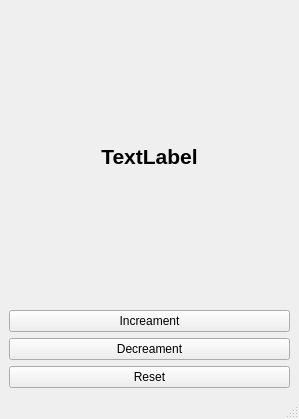
<?xml version="1.0" encoding="UTF-8"?>
<ui version="4.0">
 <class>MainWindow</class>
 <widget class="QMainWindow" name="MainWindow">
  <property name="geometry">
   <rect>
    <x>0</x>
    <y>0</y>
    <width>299</width>
    <height>419</height>
   </rect>
  </property>
  <property name="windowTitle">
   <string>MainWindow</string>
  </property>
  <widget class="QWidget" name="centralwidget">
   <layout class="QVBoxLayout" name="verticalLayout">
    <item>
     <widget class="QLabel" name="label">
      <property name="font">
       <font>
        <pointsize>16</pointsize>
        <weight>75</weight>
        <bold>true</bold>
       </font>
      </property>
      <property name="text">
       <string>TextLabel</string>
      </property>
      <property name="alignment">
       <set>Qt::AlignCenter</set>
      </property>
     </widget>
    </item>
    <item>
     <widget class="QPushButton" name="increament">
      <property name="text">
       <string>Increament</string>
      </property>
      <property name="icon">
       <iconset resource="resources.qrc">
        <normaloff>:/icons/plus.png</normaloff>:/icons/plus.png</iconset>
      </property>
     </widget>
    </item>
    <item>
     <widget class="QPushButton" name="decreament">
      <property name="text">
       <string>Decreament</string>
      </property>
      <property name="icon">
       <iconset resource="resources.qrc">
        <normaloff>:/icons/minus.png</normaloff>:/icons/minus.png</iconset>
      </property>
     </widget>
    </item>
    <item>
     <widget class="QPushButton" name="reset">
      <property name="text">
       <string>Reset</string>
      </property>
      <property name="icon">
       <iconset resource="resources.qrc">
        <normaloff>:/icons/bug.png</normaloff>:/icons/bug.png</iconset>
      </property>
     </widget>
    </item>
   </layout>
  </widget>
  <widget class="QMenuBar" name="menubar">
   <property name="geometry">
    <rect>
     <x>0</x>
     <y>0</y>
     <width>299</width>
     <height>22</height>
    </rect>
   </property>
  </widget>
  <widget class="QStatusBar" name="statusbar"/>
 </widget>
 <resources>
  <include location="resources.qrc"/>
 </resources>
 <connections/>
</ui>
